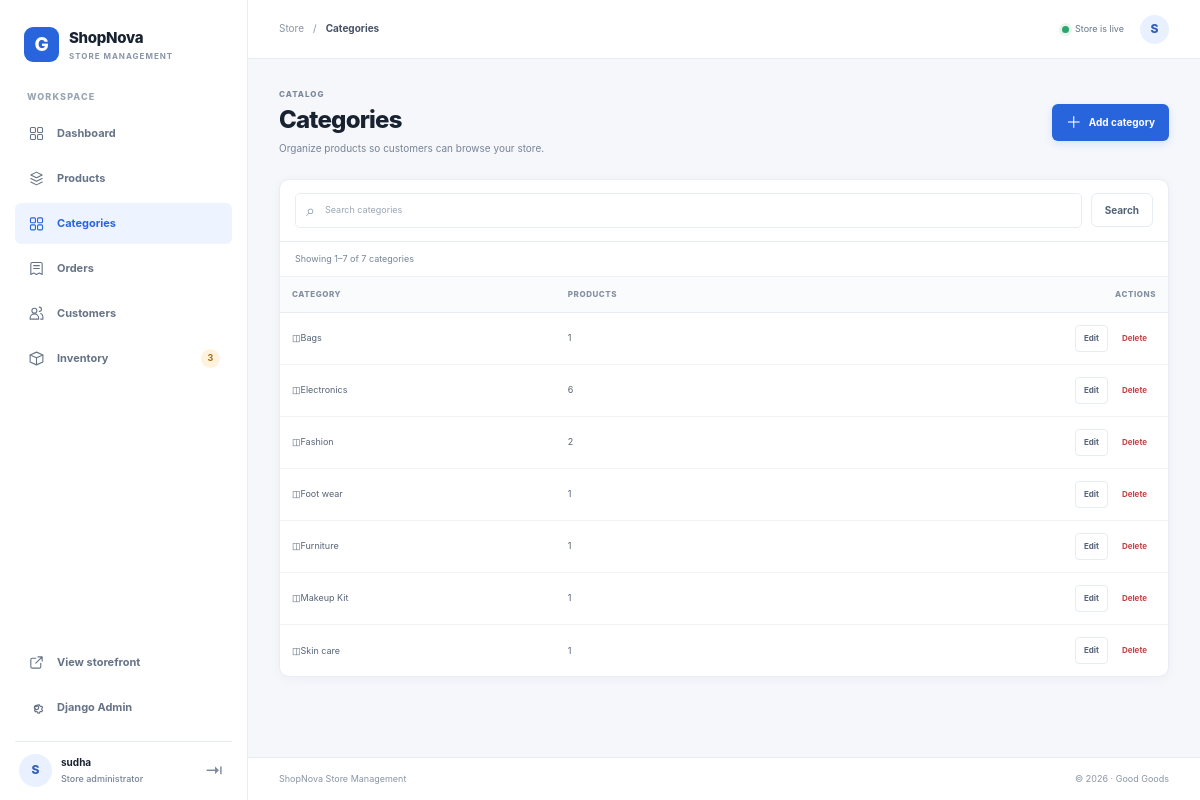
/gcommerce/categories/ (signed in), run on the app's committed database.
### shop/models.py (models this page shows, shortened)
class Category(models.Model):
    name = models.CharField(max_length=100, unique=True)
    class Meta:
        ordering = ["name"]
        verbose_name_plural = "categories"

### shop/dashboard_views.py (the view)
# urls.py: path("categories/", dashboard_views.category_list, name="categories"),
@staff_member_required
def category_list(request):
    categories = Category.objects.annotate(product_count=Count("products")).order_by("name")
    query = request.GET.get("q", "").strip()
    if query:
        categories = categories.filter(name__icontains=query)
    return render(
        request,
        "dashboard/categories.html",
        _management_context(request, "categories", "Categories", page_obj=_paginate(request, categories), query=query),
    )

### shop/context_processors.py (called while the page is built)
def cart_summary(request):
    cart = request.session.get("cart", {})
    count = 0
    if isinstance(cart, dict):
        for quantity in cart.values():
            try:
                count += max(0, int(quantity))
            except (TypeError, ValueError):
                continue
    return {"cart_item_count": count}

### shop/dashboard_views.py (called while the page is built)
def _paginate(request, queryset):
    paginator = Paginator(queryset, PAGE_SIZE)
    return paginator.get_page(request.GET.get("page"))

def _management_context(request, active, page_title, **kwargs):
    return {
        "active_nav": active,
        "page_title": page_title,
        "low_stock_nav_count": Product.objects.filter(stock__lte=LOW_STOCK_THRESHOLD).count(),
        **kwargs,
    }

### templates/dashboard/categories.html (shortened to what this page needs)
{% extends "dashboard/base.html" %}
{% block dashboard_content %}
<section class="page-heading">
  <div><span class="page-kicker">CATALOG</span><h1>Categories</h1><p>Organize products so customers can browse your store.</p></div>
  <a class="button button-primary" href="{% url 'dashboard:category_add' %}"><span>＋</span> Add category</a>
</section>
<section class="panel">
  <form class="table-toolbar" method="get">
    <label class="dashboard-search"><span class="sr-only">Search categories</span><span aria-hidden="true">⌕</span><input type="search" name="q" value="{{ query }}" placeholder="Search categories"></label>
    <button class="button button-secondary button-compact" type="submit">Search</button>
  </form>
  <div class="table-caption">Showing {{ page_obj.start_index }}–{{ page_obj.end_index }} of {{ page_obj.paginator.count }} categor{{ page_obj.paginator.count|pluralize:"y,ies" }}</div>
  <div class="table-scroll"><table class="data-table">
    <thead><tr><th>Category</th><th>Products</th><th class="actions-heading">Actions</th></tr></thead>
    <tbody>{% for category in page_obj %}
      <tr><td><span class="category-table-name"><span class="category-table-icon">◫</span>{{ category.name }}</span></td><td>{{ category.product_count }}</td>
        <td><div class="row-actions"><a class="action-button" href="{% url 'dashboard:category_edit' category.pk %}">Edit</a><form method="post" action="{% url 'dashboard:category_delete' category.pk %}" data-confirm="Delete category ‘{{ category.name|escapejs }}’? Categories with products cannot be deleted.">{% csrf_token %}<button class="action-button action-danger" type="submit">Delete</button></form></div></td></tr>
    {% empty %}<tr><td colspan="3"><div class="table-empty">No categories found. Add your first category to organize products.</div></td></tr>{% endfor %}</tbody>
  </table></div>
</section>
{% endblock %}

### templates/dashboard/base.html (shortened to what this page needs)
{% load static %}
<!doctype html>
<html lang="en">
<head>
  <link rel="stylesheet" href="{% static 'css/dashboard.css' %}">
</head>
<body class="dashboard-body">
  <div class="dashboard-shell">
    <aside class="sidebar" id="dashboard-sidebar">
      <a class="dashboard-brand" href="{% url 'dashboard:home' %}"><span class="dashboard-brand-icon">G</span><span>ShopNova<small>STORE MANAGEMENT</small></span></a>
      <div class="sidebar-label">WORKSPACE</div>
      <nav class="sidebar-nav" aria-label="Dashboard">
        <a class="sidebar-link {% if active_nav == 'dashboard' %}is-active{% endif %}" href="{% url 'dashboard:home' %}"><span class="nav-icon"><svg viewBox="0 0 24 24"><rect x="3.5" y="3.5" width="7" height="7" rx="1.5"></rect><rect x="13.5" y="3.5" width="7" height="7" rx="1.5"></rect><rect x="3.5" y="13.5" width="7" height="7" rx="1.5"></rect><rect x="13.5" y="13.5" width="7" height="7" rx="1.5"></rect></svg></span>Dashboard</a>
        <a class="sidebar-link {% if active_nav == 'products' %}is-active{% endif %}" href="{% url 'dashboard:products' %}"><span class="nav-icon"><svg viewBox="0 0 24 24"><path d="m4 7 8-4 8 4-8 4-8-4Z"></path><path d="m4 12 8 4 8-4"></path><path d="m4 17 8 4 8-4"></path></svg></span>Products</a>
        <a class="sidebar-link {% if active_nav == 'categories' %}is-active{% endif %}" href="{% url 'dashboard:categories' %}"><span class="nav-icon"><svg viewBox="0 0 24 24"><rect x="3.5" y="4" width="7" height="7" rx="1.5"></rect><rect x="13.5" y="4" width="7" height="7" rx="1.5"></rect><rect x="3.5" y="14" width="7" height="7" rx="1.5"></rect><rect x="13.5" y="14" width="7" height="7" rx="1.5"></rect></svg></span>Categories</a>
        <a class="sidebar-link {% if active_nav == 'orders' %}is-active{% endif %}" href="{% url 'dashboard:orders' %}"><span class="nav-icon"><svg viewBox="0 0 24 24"><path d="M6 3.5h12a2 2 0 0 1 2 2v15l-4-2-4 2-4-2-4 2v-15a2 2 0 0 1 2-2Z"></path><path d="M8 8h8M8 12h8"></path></svg></span>Orders</a>
        <a class="sidebar-link {% if active_nav == 'customers' %}is-active{% endif %}" href="{% url 'dashboard:customers' %}"><span class="nav-icon"><svg viewBox="0 0 24 24"><circle cx="9" cy="8" r="3.5"></circle><path d="M3 20v-1.5a6 6 0 0 1 12 0V20H3Zm13-11a3 3 0 1 0 0-6m2 9a5 5 0 0 1 3 4.5V20h-3"></path></svg></span>Customers</a>
        <a class="sidebar-link {% if active_nav == 'inventory' %}is-active{% endif %}" href="{% url 'dashboard:inventory' %}"><span class="nav-icon"><svg viewBox="0 0 24 24"><path d="m3 7 9-4 9 4-9 4-9-4Z"></path><path d="M3 7v10l9 4 9-4V7M12 11v10"></path></svg></span>Inventory <span class="sidebar-count">{{ low_stock_nav_count|default:"" }}</span></a>
      </nav>
      <div class="sidebar-bottom">
        <a class="sidebar-link" href="{% url 'home' %}"><span class="nav-icon"><svg viewBox="0 0 24 24"><path d="M14 4h6v6M20 4l-9 9"></path><path d="M18 13v5a2 2 0 0 1-2 2H6a2 2 0 0 1-2-2V8a2 2 0 0 1 2-2h5"></path></svg></span>View storefront</a>
        <a class="sidebar-link" href="{% url 'admin:index' %}"><span class="nav-icon"></span>Django Admin</a>
        <div class="sidebar-account">
          <span class="account-avatar">{{ request.user.username|first|upper }}</span>
          <span class="account-name">{{ request.user.get_full_name|default:request.user.username }}<small>Store administrator</small></span>
          <form method="post" action="{% url 'logout' %}">{% csrf_token %}<button class="icon-logout" type="submit" aria-label="Log out">⇥</button></form>
        </div>
      </div>
    </aside>
    <div class="dashboard-main">
      <header class="dashboard-topbar">
        <div class="topbar-breadcrumb"><span>Store</span><span>/</span><strong>{{ page_title }}</strong></div>
        <div class="topbar-right"><span class="store-status"><i></i> Store is live</span><span class="topbar-avatar">{{ request.user.username|first|upper }}</span></div>
      </header>
      <main class="dashboard-content">
        {% block dashboard_content %}{% endblock %}
      </main>
      <footer class="dashboard-footer"><span>ShopNova Store Management</span><span>© {% now "Y" %} · Good Goods</span></footer>
    </div>
  </div>
</body>
</html>

### data on the page
Category: name "Bags", product_count "1"
Category: name "Electronics", product_count "6"
Category: name "Fashion", product_count "2"
Category: name "Foot wear", product_count "1"
Category: name "Furniture", product_count "1"
Category: name "Makeup Kit", product_count "1"
Category: name "Skin care", product_count "1"

### other printed values
{{ low_stock_nav_count|default:"" }} "3"
{{ request.user.username|first|upper }} "S"
{{ request.user.get_full_name|default:request.user.username }} "sudha"
{{ page_title }} "Categories"
{{ page_obj.start_index }} "1"
{{ page_obj.end_index }} "7"
{{ page_obj.paginator.count }} "7"
